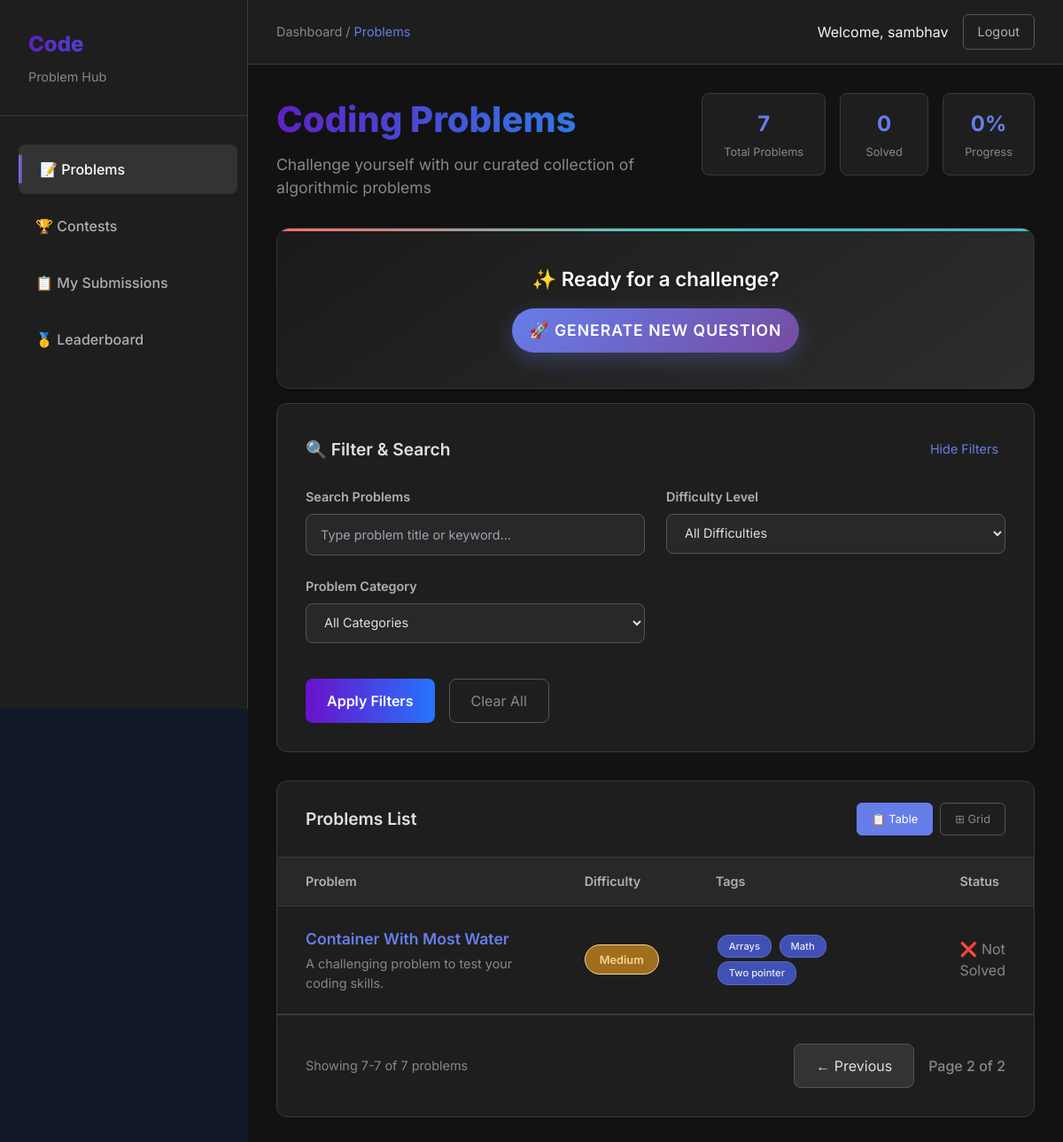
Before: /problems/?page=2 (signed in) with the older database file.
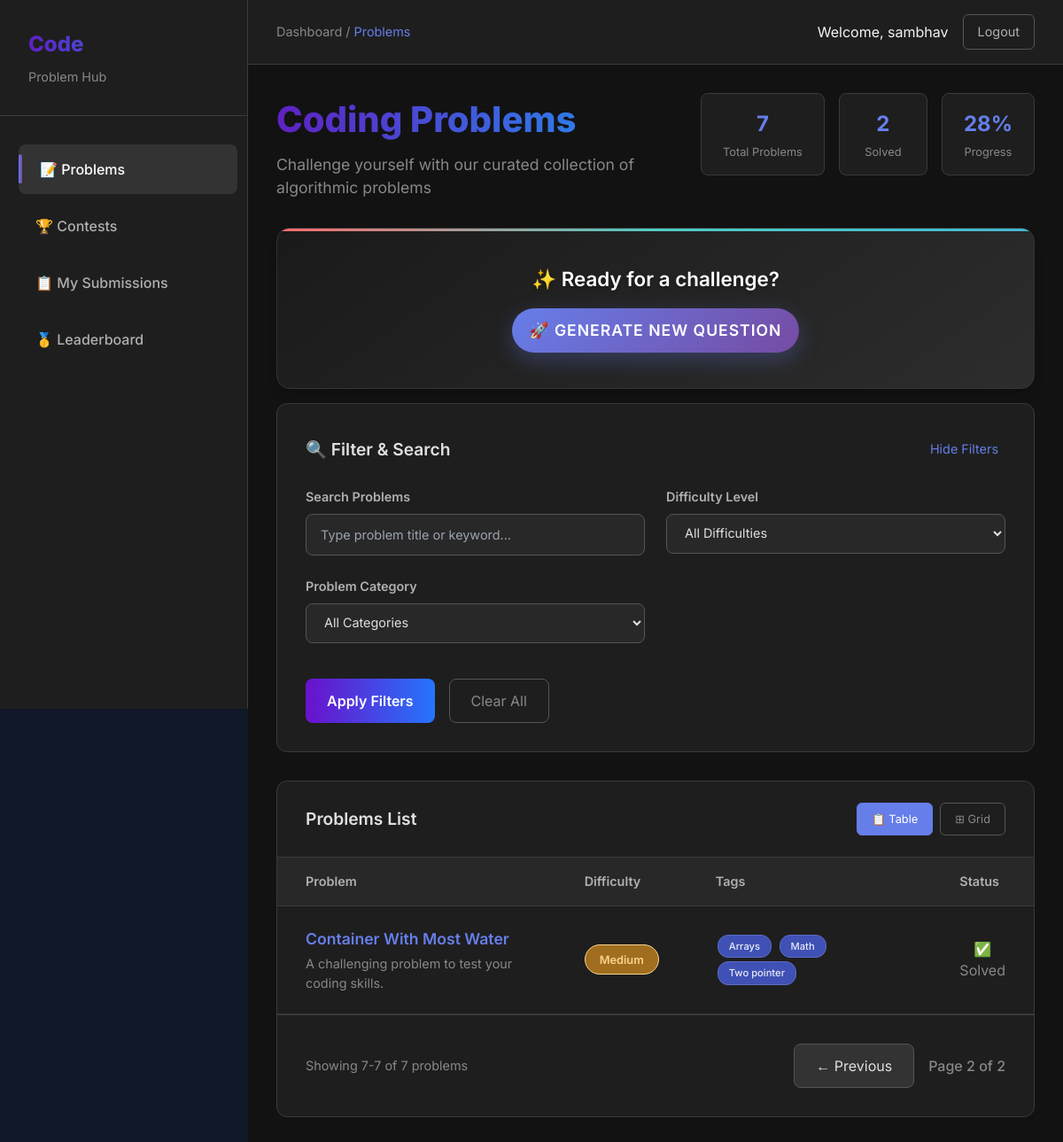
After: the same page with the newer database file.
### problems/models.py (models this page shows, shortened)
class Problem(models.Model):
    DIFFICULTY_CHOICES = [
        ('Easy', 'Easy'),
        ('Medium', 'Medium'),
        ('Hard', 'Hard'),
    ]
    title = models.CharField(max_length=200)
    description = models.TextField()
    input_description = models.TextField()
    output_description = models.TextField()
    constraints = models.TextField()
    sample_input = models.TextField()
    sample_output = models.TextField()
    difficulty = models.CharField(max_length=10, choices=DIFFICULTY_CHOICES)
    tags = models.ManyToManyField(Tag, related_name='problems')
    slug = models.SlugField(unique=True)
    is_ai_source = models.BooleanField(default=False)

### problems/views.py (the view)
# urls.py: path('', views.problem_list, name='problem_list'),
def problem_list(request):
    tag_name = request.GET.get('tag')
    difficulty = request.GET.get('difficulty')
    problems = Problem.objects.all().order_by('id')
    ai_source_problem = Problem.objects.filter(is_ai_source=True).first()
    problem_variant = ProblemVariant.objects.filter(generated_by=request.user).first()
    if problem_variant is not None:
        generated_user = problem_variant.generated_by
    else:
        generated_user = None
    if tag_name:
        problems = problems.filter(tags__name=tag_name)
    if difficulty:
        problems = problems.filter(difficulty=difficulty)
    tags = Tag.objects.all()
    paginator = Paginator(problems, 6)
    page_number = request.GET.get('page')
    page_obj = paginator.get_page(page_number)
    problem_total_count = problems.count()
    if request.user.is_authenticated:
        solved_count = Submission.objects.filter(user=request.user, verdict='Accepted').values('problem_id').distinct().count()
    else:
        solved_count = 0
    progress = int((solved_count / problem_total_count) * 100) if problem_total_count > 0 else 0
    if request.user.is_authenticated:
        problem_isSolved = set(Submission.objects.filter(user=request.user, verdict='Accepted').values_list("problem_id", flat=True))
    else:
        problem_isSolved = set()
    return render(request, 'problems/problem_list.html', {
        'problems': page_obj,   # renamed to page_obj (Django convention)
        'tags': tags,
        'selected_tag': tag_name,
        'selected_difficulty': difficulty,
        'solved_count' :solved_count,
        'problem_total_count': problem_total_count,
        'progress': progress,
        'problem_isSolved' :problem_isSolved,
        'ai_source_problem': ai_source_problem,
        'problem_variant': problem_variant,
    })

### templates/problems/problem_list.html (shortened to what the changed rows need)
<!DOCTYPE html>
<html lang="en">
<head>
    <script src="https://cdn.tailwindcss.com"></script>
</head>
<body class="bg-gray-900 text-gray-100">
    <div class="main-container">
        <div style="flex: 1;">
            <main class="content-area">
                <div class="content-header">
                    <div class="page-title-section">
                        <h1 class="page-title">Coding Problems</h1>
                    </div>
                    <div class="stats-section">
                        <div class="stat-card">
                            <div class="stat-number" id="solvedProblems">{{solved_count}}</div>
                            <div class="stat-label">Solved</div>
                        </div>
                        <div class="stat-card">
                            <div class="stat-number" id="progressPercent">{{progress}}%</div>
                            <div class="stat-label">Progress</div>
                        </div>
                    </div>
                </div>
                <div class="filter-panel">
                    <div class="filter-header">
                        <h2 class="filter-title">🔍 Filter & Search</h2>
                    </div>
                </div>
                <div class="problems-container">
                    <div class="problems-header">
                        <h2 class="problems-title">Problems List</h2>
                    </div>
                    <div class="problems-table-container" id="tableView">
                        <table class="problems-table">
                            <thead>
                                <tr>
                                    <th style="width: 40%;">Problem</th>
                                    <th style="width: 15%;">Difficulty</th>
                                    <th style="width: 35%;">Tags</th>
                                    <th style="width: 10%;">Status</th>
                                </tr>
                            </thead>
                            <tbody id="problemTableBody">
                                {% for problem in problems %}
                                <tr onclick="window.location.href='{% url 'problem_detail' problem.slug %}';" style="cursor: pointer;">
                                    <td>
                                        <div class="problem-title-cell">{{ problem.title }}</div>
                                        <div style="color: #888; font-size: 0.9rem; margin-top: 0.25rem;">
                                            {{ problem.short_description|default:"A challenging problem to test your coding skills." }}
                                        </div>
                                    </td>
                                    <td class="difficulty-cell">
                                        <span class="difficulty-badge
                                            {% if problem.difficulty == 'Easy' %}difficulty-easy
                                            {% elif problem.difficulty == 'Medium' %}difficulty-medium
                                            {% elif problem.difficulty == 'Hard' %}difficulty-hard
                                            {% else %}difficulty-other
                                            {% endif %}">
                                            {{ problem.difficulty }}
                                        </span>
                                    </td>
                                    <td class="tags-cell">
                                        {% for tag in problem.tags.all %}
                                            <span class="tag-badge">{{ tag.name }}</span>
                                        {% endfor %}
                                    </td>
                                    <td style="text-align: center; color: #888;">
                                        {% if problem.id in problem_isSolved %}
                                            ✅ Solved
                                        {% else %}
                                            ❌ Not Solved
                                        {% endif %}
                                    </td>
                                </tr>
                                {% endfor %}
                            </tbody>
                        </table>
                    </div>
                </div>
            </main>
        </div>
    </div>
</html>

Changed rows visible on the page:
changed Problem "Container With Most Water": text "❌ Not Solved" → "✅ Solved"
Other visible differences:
{{ solved_count }}: "0" → "2"
{{ progress }}: "0" → "28"
